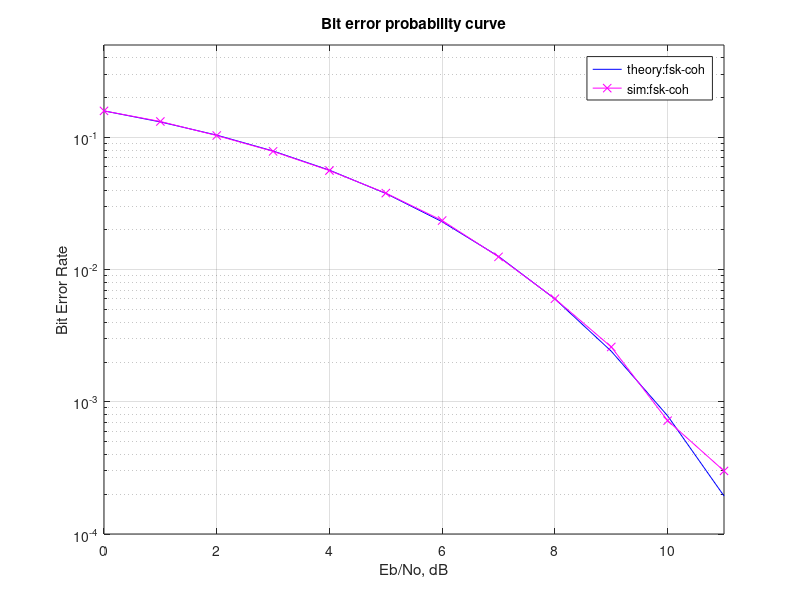

Source code (MATLAB):
% Simple Matlab example of binary Frequency Shift Keying using
% coherent demodulation
clc;
clear all;
close all;
N = 10^5 % number of bits or symbols
T = 8; % symbol duration
t = [0:1/T:0.99]; % sampling instants
tR = kron(ones(1,N),t); % repeating the sampling instants 

Eb_N0_dB = [0:11]; % multiple Eb/N0 values

for ii = 1:length(Eb_N0_dB)
   % generating the bits
   ip = rand(1,N)>0.5; % generating 0,1 with equal probability
   freqM = ip+1; % converting the bits into frequency, bit0 -> frequency of 1, bit1 -> frequency of 2
   freqR = kron(freqM,ones(1,T)); % repeating
   x = (sqrt(2)/sqrt(T))*cos(2*pi*freqR.*tR); %generating the FSK modulated signal 

   % noise
   n = 1/sqrt(2)*[randn(1,N*T) + j*randn(1,N*T)]; % white gaussian noise, 0dB variance 

   % coherent receiver
   y = x + 10^(-Eb_N0_dB(ii)/20)*n; % additive white gaussian noise
   op1 = conv(y, sqrt(2/T)*cos(2*pi*1*t)); % correlating with frequency 1
   op2 = conv(y, sqrt(2/T)*cos(2*pi*2*t)); % correlating with frequency 2 

   % demodulation
   ipHat = [real(op1(T+1:T:end)) < real(op2(T+1:T:end))]; %
   nErr(ii) = size(find([ip - ipHat]),2); % counting the number of errors 

end
simBer = nErr/N;
theoryBer = 0.5*erfc(sqrt((10.^(Eb_N0_dB/10))/2)); %theoretical BER 

close all
figure
semilogy(Eb_N0_dB,theoryBer,'b-');
hold on
semilogy(Eb_N0_dB,simBer,'mx-');
axis([0 11 10^-4 0.5])
grid on
legend('theory:fsk-coh', 'sim:fsk-coh');
xlabel('Eb/No, dB')
ylabel('Bit Error Rate')
title('Bit error probability curve')

% date 18/8/23




